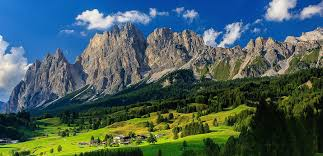
//> input picture bavaria.jpeg, 323 x 156 px, given in place of the camera
$ ./histogram   (built with g++ and OpenCV 4)
//> lines starting //> are read from the running program, lines starting //| are printed output that depends on the picture; after the words box and inside, x2 and y2 are one past the last pixel; in counts of white or black regions, pixels touching at a corner belong together
#include <vector>
#include <stdio.h>
#include <opencv2/opencv.hpp>
#include "opencv2/highgui/highgui.hpp"
#include <iostream>


using namespace std;
using namespace cv;
void detecta(Mat nova, Mat velha, int diferenca){
  for(int i=0;i<velha.rows;i++){
    for(int j=0;j<velha.cols;j++){
      if(abs(nova.at<uchar>(i,j) - velha.at<uchar>(i,j) > diferenca)){
        cout << "Movimento detectado no pixel (" << i << ", " << j << ")" << endl;

      }
    }
  }
}
int main()
{  Mat image,imggrayscale, imgequalize;

  int width, height;


  vector<Mat> planes;
  Mat hist, histnew;
  int nbins = 256;// número de "bins" no histograma, ou o número de colunas
  float range[] = {0, 256};
  const float *histrange = { range };
  bool uniform = true;
  bool acummulate = false;
    VideoCapture cap(0);
    if(!cap.isOpened()){
        cerr << "nenhuma câmera detectada" << endl;
        return -1;
    }

    while(true){
        cap >> image;
//> image is the input picture: 156 rows x 323 cols, CV_8UC3; mean B, G, R 92.8, 94.4, 70.4
        if(image.empty()){
            cerr << "frame inválido" << endl;
            continue;
        }


        imshow("normal",image);
        waitKey(5);


        width  = cap.get(CV_CAP_PROP_FRAME_WIDTH);// função padrão do openCV,declara que a altura é a altura captada pela função durante o processo
  height = cap.get(CV_CAP_PROP_FRAME_HEIGHT);

  cout << "largura = " << width << endl;
  cout << "altura  = " << height << endl;

  int histw = nbins, histh = nbins/2;
  Mat histImg(histh, histw, CV_8UC1, Scalar(0,0,0));

  Mat histImgNova(histh, histw, CV_8UC1, Scalar(0,0,0));


  while(1){


    cvtColor(image, imggrayscale, CV_BGR2GRAY);
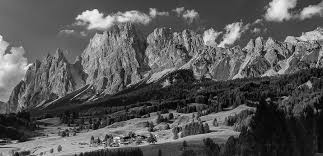
//> imggrayscale: 156 rows x 323 cols, CV_8UC1; min 0, max 247, mean 87.1
    equalizeHist(imggrayscale,imgequalize);
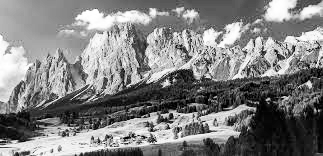
//> imgequalize: 156 rows x 323 cols, CV_8UC1; min 0, max 255, mean 128.3

    calcHist(&imggrayscale, 1, 0, Mat(), hist, 1,
             &nbins, &histrange,
             uniform, acummulate);
//> hist = 256 values, max 778 at index 63, min 0 at index 244, mean 196.8

    calcHist(&imgequalize, 1, 0, Mat(), histnew, 1,
             &nbins, &histrange,
             uniform, acummulate);
//> histnew = 256 values, max 778 at index 91, min 0 at index 5, mean 196.8

    normalize(hist, hist, 0, histImg.rows, NORM_MINMAX, -1, Mat());
//> hist = 256 values, max 128 at index 63, min 0 at index 244, mean 32.38
    normalize(histnew, histnew, 0, histImgNova.rows, NORM_MINMAX, -1, Mat());
//> histnew = 256 values, max 128 at index 91, min 0 at index 5, mean 32.38

    histImg.setTo(Scalar(0));
    histImgNova.setTo(Scalar(0));

    for(int i=0; i<nbins; i++){
      line(histImg,
           Point(i, histh),
           Point(i, histh-cvRound(hist.at<float>(i))),
           Scalar(120, 120, 255), 1, 8, 0);
      line(histImgNova,
           Point(i, histh),
           Point(i, histh-cvRound(histnew.at<float>(i))),
           Scalar(120, 255, 255), 1, 8, 0);
    }
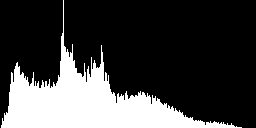
//> histImg: 128 rows x 256 cols, CV_8UC1; values 0 (black) and 120 (white), 25.3% white; 1 white region, box (x1, y1, x2, y2) and area: (1, 0, 242, 128) 8290
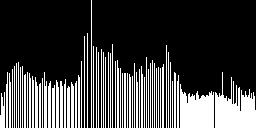
//> histImgNova: 128 rows x 256 cols, CV_8UC1; values 0 (black) and 120 (white), 25.3% white; 69 white regions, largest, box (x1, y1, x2, y2) and area: (215, 72, 256, 128) 1353, (180, 84, 214, 128) 1140, (44, 72, 47, 128) 145
    histImg.copyTo(imgequalize(Rect(0, 0       ,nbins, histh)));
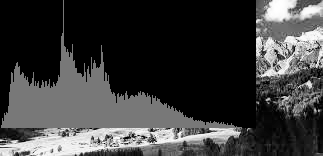
//> imgequalize: 156 rows x 323 cols, CV_8UC1; min 0, max 255, mean 60
    histImgNova.copyTo(imggrayscale(Rect(0, 0       ,nbins, histh)));
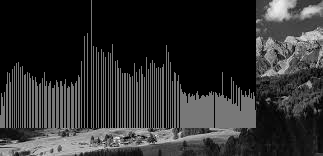
//> imggrayscale: 156 rows x 323 cols, CV_8UC1; min 0, max 247, mean 47.7


    imshow("normal em cinza", imggrayscale);

    imshow("equalizada", imgequalize);

    if(waitKey(30) >= 0) break;
//> the Esc key is pressed

  }
   }

  return 0;

}
